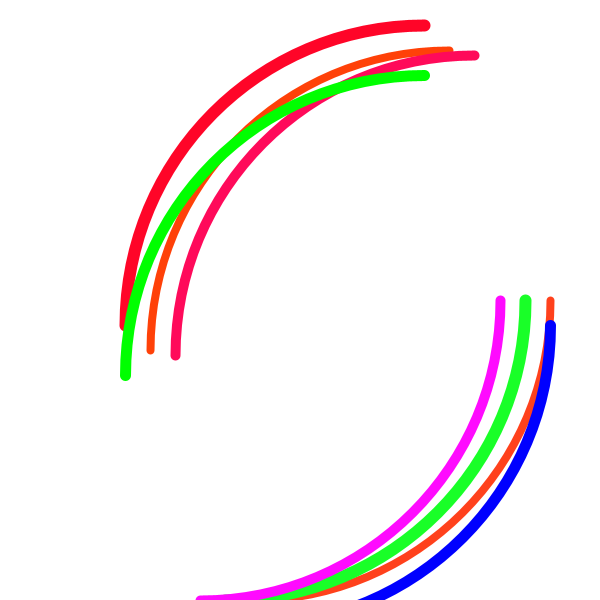
Frame 1 (no input)
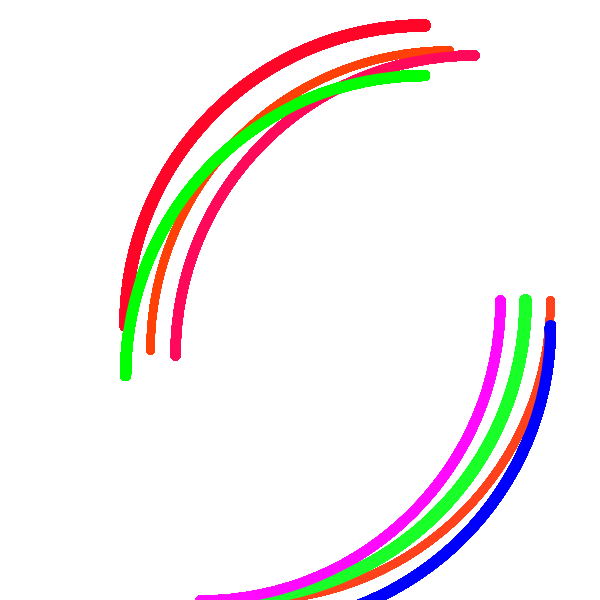
Frame 60 (the mouse pressed at the canvas centre just before this capture)
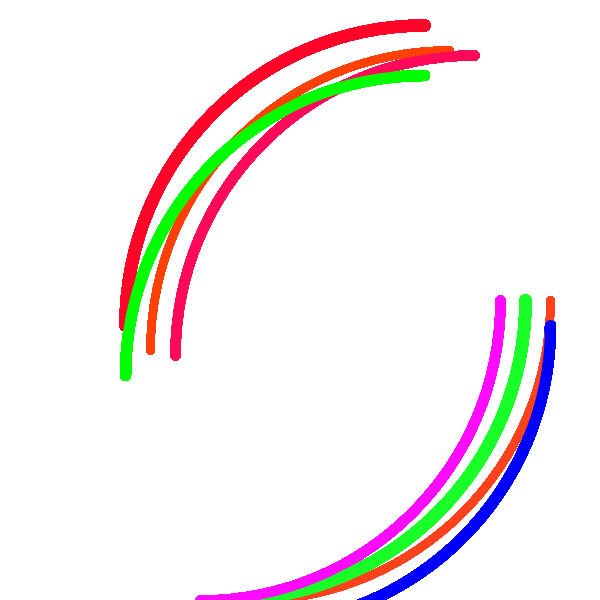
Frame 120 (the mouse held since frame 60 and released just before this capture)

The Processing sketch that drew these frames (run headless with seeded random() and noise(); from frame 60 on, the mouse is pressed at the canvas centre):

// Processing sketch: Exercise_2_Vimaymeldrum
// ── Exercise_2_Vimaymeldrum.pde

void setup(){
  background(255);
 size(600, 600);
}
void draw(){
   noFill();
   strokeWeight(8);
   stroke(255,65,8);
   arc(450,350,600,600,PI,PI+HALF_PI);
   strokeWeight(12);
   stroke(255,5,40);
   arc(425,325,600,600,PI,PI+HALF_PI);
   strokeWeight(10);
   stroke(255,10,90);
   arc(475,355,600,600,PI,PI+HALF_PI);
   strokeWeight(11);
   stroke(0,255,0);
   arc(425,375,600,600,PI,PI+HALF_PI);
      
      strokeWeight(8);
   stroke(255,65,28);
   arc(300-50,350-50,600,600,0,PI-HALF_PI);
   strokeWeight(12);
   stroke(25,255,40);
   arc(300-75,350-50,600,600,0,PI-HALF_PI);
   strokeWeight(10);
   stroke(255,10,255);
   arc(300-100,350-50,600,600,0,PI-HALF_PI);
   strokeWeight(11);
   stroke(0,0,255);
   arc(300-50,350-25,600,600,0,PI-HALF_PI);
   

}
